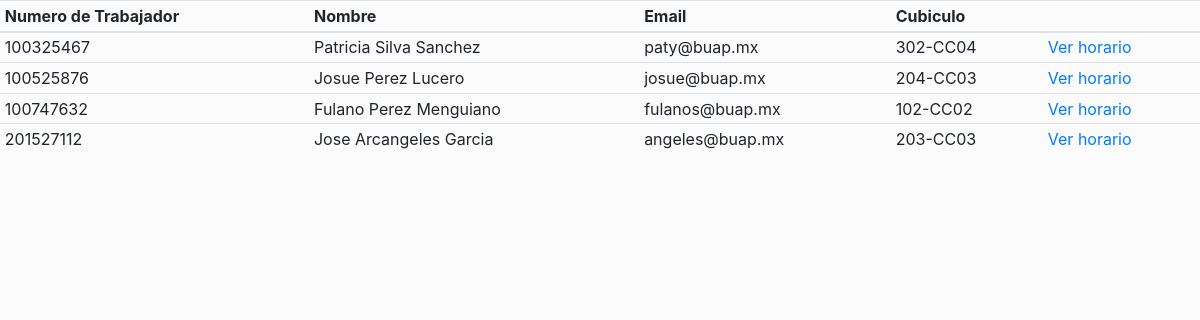
Screenshot of /php/profesores.php with the database file from the repository.
### tables this page shows
CREATE TABLE `profesor` (
  `noTrabajador` int(11) NOT NULL,
  `contra` varchar(8) NOT NULL,
  `nombre` varchar(100) NOT NULL,
  `email` varchar(250) NOT NULL,
  `cubiculo` varchar(20) NOT NULL
);

### php/profesores.php (the view, shortened to what this page needs)
<head>
    <link rel="stylesheet" href="https://stackpath.bootstrapcdn.com/bootstrap/4.3.1/css/bootstrap.min.css">
    <link rel="stylesheet" href="css/busqueda.css">
    <link rel="stylesheet" href="https://cdnjs.cloudflare.com/ajax/libs/font-awesome/4.7.0/css/font-awesome.min.css">
</head>
<?php
 $conn = getDB();
 $tabla = "";
 $query = "SELECT * FROM profesor ORDER BY noTrabajador";
 $consulta = $conn->prepare($query);
 $consulta->execute();
 if($consulta->rowCount()>0){
     $tabla.='
     <table class="table table-sm">
        <thead>
        <tr>
         <th>Numero de Trabajador</th>
         <th>Nombre</th>
         <th>Email</th>
         <th>Cubiculo</th>
         <th></th>
         </tr>
         </thead>
         ';
     while ($datos = $consulta->fetch(PDO::FETCH_ASSOC)) {
         $tabla.='
         <tr>
             <td>'.$datos['noTrabajador'].'</td>
             <td>'.$datos['nombre'].'</td>
             <td>'.$datos['email'].'</td>
             <td>'.$datos['cubiculo'].'</td>
             <td><a href="php/verHorario.php?profe='.urlencode($datos['noTrabajador']).'">Ver horario</a></td>
         </tr>
         ';
     }
     $tabla.='</table>';
 }else{
     $tabla="No se encontraron resultados con sus criterios de busqueda.";
 }
 echo $tabla;
?>

### css/busqueda.css (style rules this page uses)
* { box-sizing: border-box; }

### rows the page displays
profesor: noTrabajador "100325467", nombre "Patricia Silva Sanchez", email "paty@buap.mx", cubiculo "302-CC04"
profesor: noTrabajador "100525876", nombre "Josue Perez Lucero", email "josue@buap.mx", cubiculo "204-CC03"
profesor: noTrabajador "100747632", nombre "Fulano Perez Menguiano", email "fulanos@buap.mx", cubiculo "102-CC02"
profesor: noTrabajador "201527112", nombre "Jose Arcangeles Garcia", email "angeles@buap.mx", cubiculo "203-CC03"
